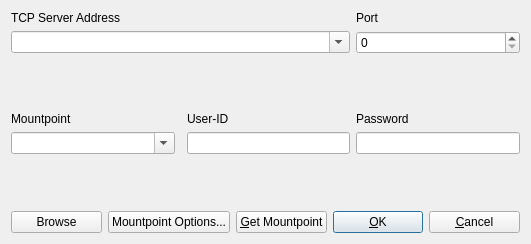
<?xml version="1.0" encoding="UTF-8"?>
<ui version="4.0">
 <class>TcpOptDialog</class>
 <widget class="QWidget" name="TcpOptDialog">
  <property name="geometry">
   <rect>
    <x>0</x>
    <y>0</y>
    <width>531</width>
    <height>244</height>
   </rect>
  </property>
  <property name="windowTitle">
   <string>TCP Options</string>
  </property>
  <property name="toolTip">
   <string/>
  </property>
  <layout class="QGridLayout" name="gridLayout">
   <item row="2" column="4">
    <widget class="QSpinBox" name="sBPort">
     <property name="toolTip">
      <string>Port to connect to</string>
     </property>
     <property name="maximum">
      <number>65535</number>
     </property>
    </widget>
   </item>
   <item row="0" column="4">
    <widget class="QLabel" name="lblPort">
     <property name="sizePolicy">
      <sizepolicy hsizetype="Preferred" vsizetype="Fixed">
       <horstretch>0</horstretch>
       <verstretch>0</verstretch>
      </sizepolicy>
     </property>
     <property name="toolTip">
      <string/>
     </property>
     <property name="text">
      <string>Port</string>
     </property>
    </widget>
   </item>
   <item row="8" column="3">
    <spacer name="verticalSpacer_2">
     <property name="orientation">
      <enum>Qt::Vertical</enum>
     </property>
     <property name="sizeHint" stdset="0">
      <size>
       <width>20</width>
       <height>40</height>
      </size>
     </property>
    </spacer>
   </item>
   <item row="5" column="3">
    <widget class="QLabel" name="lblUser">
     <property name="toolTip">
      <string/>
     </property>
     <property name="text">
      <string>User-ID</string>
     </property>
    </widget>
   </item>
   <item row="4" column="3">
    <spacer name="verticalSpacer">
     <property name="orientation">
      <enum>Qt::Vertical</enum>
     </property>
     <property name="sizeHint" stdset="0">
      <size>
       <width>20</width>
       <height>40</height>
      </size>
     </property>
    </spacer>
   </item>
   <item row="5" column="1">
    <widget class="QLabel" name="lblMountPoint">
     <property name="sizePolicy">
      <sizepolicy hsizetype="Preferred" vsizetype="Fixed">
       <horstretch>0</horstretch>
       <verstretch>0</verstretch>
      </sizepolicy>
     </property>
     <property name="toolTip">
      <string/>
     </property>
     <property name="text">
      <string>Mountpoint</string>
     </property>
    </widget>
   </item>
   <item row="0" column="1" colspan="3">
    <widget class="QLabel" name="lblAddress">
     <property name="sizePolicy">
      <sizepolicy hsizetype="Preferred" vsizetype="Fixed">
       <horstretch>0</horstretch>
       <verstretch>0</verstretch>
      </sizepolicy>
     </property>
     <property name="toolTip">
      <string/>
     </property>
     <property name="text">
      <string>TCP Server Address</string>
     </property>
    </widget>
   </item>
   <item row="5" column="4">
    <widget class="QLabel" name="lblPassword">
     <property name="sizePolicy">
      <sizepolicy hsizetype="Preferred" vsizetype="Fixed">
       <horstretch>0</horstretch>
       <verstretch>0</verstretch>
      </sizepolicy>
     </property>
     <property name="toolTip">
      <string/>
     </property>
     <property name="text">
      <string>Password</string>
     </property>
    </widget>
   </item>
   <item row="2" column="1" colspan="3">
    <widget class="QComboBox" name="cBAddress">
     <property name="toolTip">
      <string>Server address</string>
     </property>
     <property name="editable">
      <bool>true</bool>
     </property>
    </widget>
   </item>
   <item row="6" column="1">
    <widget class="QComboBox" name="cBMountPoint">
     <property name="sizePolicy">
      <sizepolicy hsizetype="MinimumExpanding" vsizetype="Fixed">
       <horstretch>0</horstretch>
       <verstretch>0</verstretch>
      </sizepolicy>
     </property>
     <property name="toolTip">
      <string>Mount point to connect to</string>
     </property>
     <property name="editable">
      <bool>true</bool>
     </property>
    </widget>
   </item>
   <item row="6" column="3">
    <widget class="QLineEdit" name="lEUser">
     <property name="toolTip">
      <string>User name for authentication</string>
     </property>
    </widget>
   </item>
   <item row="10" column="1" colspan="4">
    <widget class="QWidget" name="widget" native="true">
     <property name="sizePolicy">
      <sizepolicy hsizetype="Preferred" vsizetype="Fixed">
       <horstretch>0</horstretch>
       <verstretch>0</verstretch>
      </sizepolicy>
     </property>
     <layout class="QHBoxLayout" name="horizontalLayout">
      <property name="leftMargin">
       <number>0</number>
      </property>
      <property name="topMargin">
       <number>0</number>
      </property>
      <property name="rightMargin">
       <number>0</number>
      </property>
      <property name="bottomMargin">
       <number>0</number>
      </property>
      <item>
       <widget class="QPushButton" name="btnBrowse">
        <property name="toolTip">
         <string>Start source table browser</string>
        </property>
        <property name="text">
         <string>Browse</string>
        </property>
       </widget>
      </item>
      <item>
       <widget class="QPushButton" name="btnMountpointOptions">
        <property name="toolTip">
         <string>Mount point option</string>
        </property>
        <property name="text">
         <string>Mountpoint Options...</string>
        </property>
       </widget>
      </item>
      <item>
       <widget class="QPushButton" name="btnNtrip">
        <property name="toolTip">
         <string>Get available mount points</string>
        </property>
        <property name="text">
         <string>&amp;Get Mountpoint</string>
        </property>
       </widget>
      </item>
      <item>
       <widget class="QPushButton" name="btnOk">
        <property name="toolTip">
         <string/>
        </property>
        <property name="text">
         <string>&amp;OK</string>
        </property>
        <property name="autoDefault">
         <bool>true</bool>
        </property>
        <property name="default">
         <bool>true</bool>
        </property>
       </widget>
      </item>
      <item>
       <widget class="QPushButton" name="btnCancel">
        <property name="toolTip">
         <string/>
        </property>
        <property name="text">
         <string>&amp;Cancel</string>
        </property>
       </widget>
      </item>
     </layout>
    </widget>
   </item>
   <item row="6" column="4">
    <widget class="QLineEdit" name="lEPassword">
     <property name="toolTip">
      <string>Authentication password</string>
     </property>
     <property name="echoMode">
      <enum>QLineEdit::Password</enum>
     </property>
    </widget>
   </item>
  </layout>
 </widget>
 <tabstops>
  <tabstop>cBAddress</tabstop>
  <tabstop>sBPort</tabstop>
  <tabstop>cBMountPoint</tabstop>
  <tabstop>btnNtrip</tabstop>
  <tabstop>btnOk</tabstop>
  <tabstop>btnCancel</tabstop>
 </tabstops>
 <resources/>
 <connections/>
</ui>
